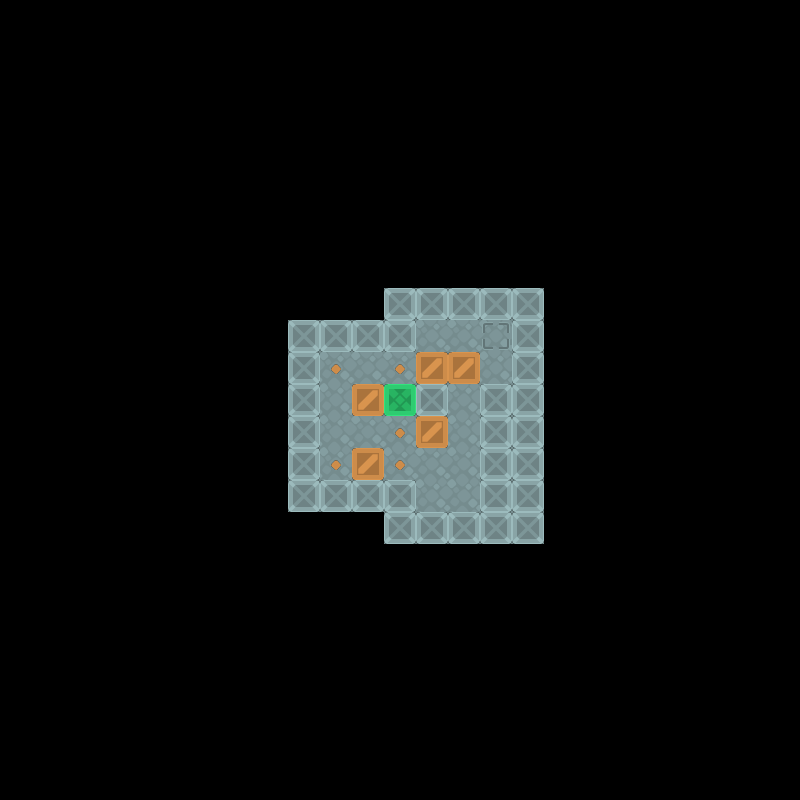

Tiled map render using the project's own tile images. Description and the map definition, with tile-layer contents summarised, below:
An orthogonal 25x25 tile map with 32x32 px tiles, 5 tile layers (background, goals, walls, boxes, ...).

<map version="1.4" tiledversion="1.4.1" orientation="orthogonal" renderorder="right-down" width="25" height="25" tilewidth="32" tileheight="32" infinite="0" nextlayerid="6" nextobjectid="1">
 <tileset firstgid="1" name="sokoban_tilesheet" tilewidth="32" tileheight="32" tilecount="104" columns="13">
  <image source="../images/Tilesheet/sokoban_tilesheet.png" width="416" height="256" />
 </tileset>
 <layer id="3" name="background" width="25" height="25">
  <data>[625 cells, 58 non-empty, 1 distinct tile ids]</data>
 </layer>
 <layer id="2" name="goals" width="25" height="25">
  <data>[625 cells, 6 non-empty, 1 distinct tile ids]</data>
 </layer>
 <layer id="1" name="walls" width="25" height="25">
  <data>[625 cells, 33 non-empty, 1 distinct tile ids]</data>
 </layer>
 <layer id="4" name="boxes" width="25" height="25">
  <data>[625 cells, 6 non-empty, 2 distinct tile ids]</data>
 </layer>
 <layer id="5" name="player-start" width="25" height="25">
  <data>[625 cells, 1 non-empty, 1 distinct tile ids]</data>
 </layer>
</map>
